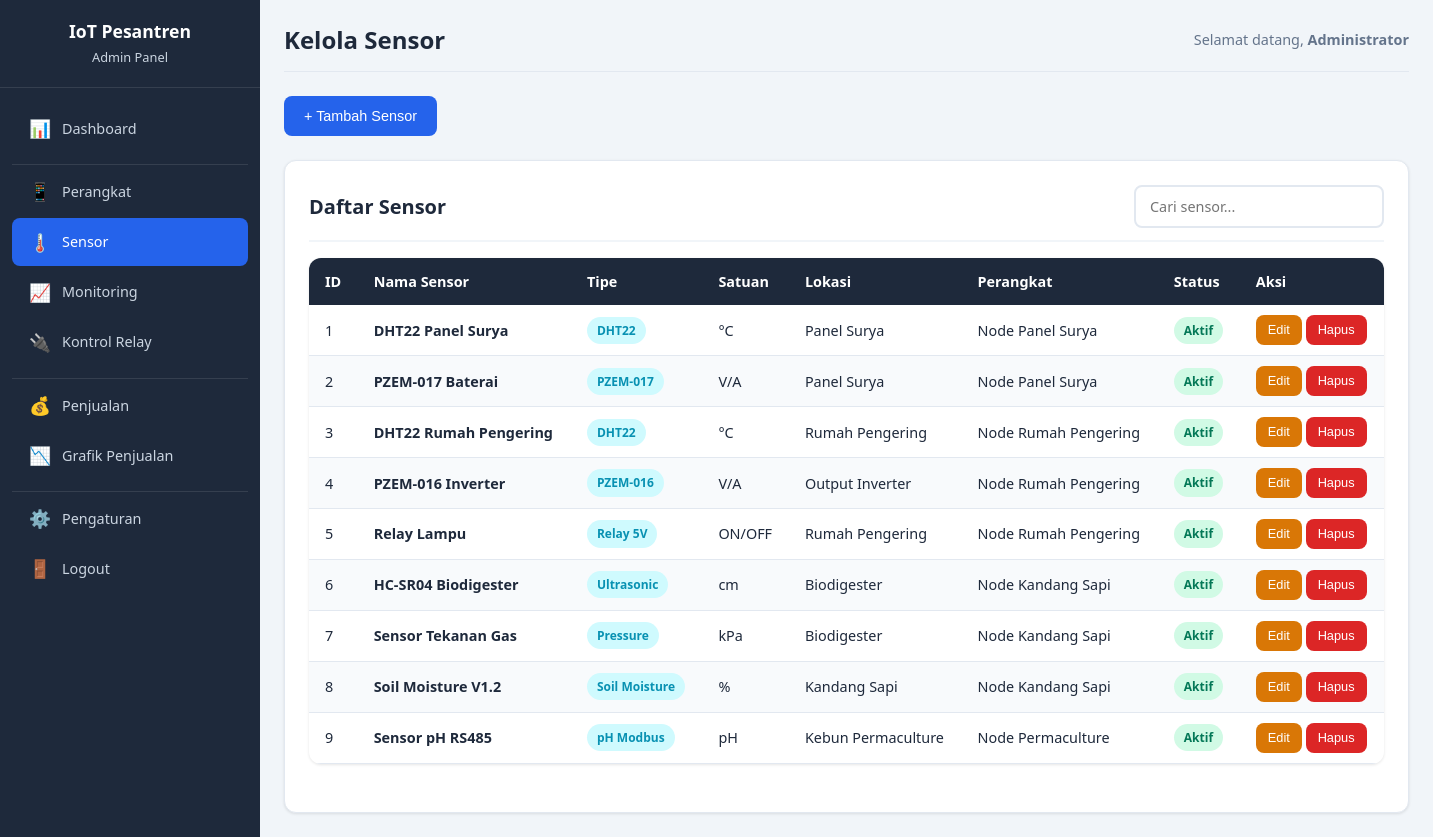
The page /admin/sensors.php (signed in) on the database its author committed.
### tables this page shows
CREATE TABLE IF NOT EXISTS users (
    id INT AUTO_INCREMENT PRIMARY KEY,
    username VARCHAR(50) UNIQUE NOT NULL,
    password VARCHAR(255) NOT NULL,
    full_name VARCHAR(100),
    email VARCHAR(100),
    role ENUM('admin','viewer') DEFAULT 'admin',
    created_at TIMESTAMP DEFAULT CURRENT_TIMESTAMP,
    updated_at TIMESTAMP DEFAULT CURRENT_TIMESTAMP ON UPDATE CURRENT_TIMESTAMP
);

CREATE TABLE IF NOT EXISTS sensors (
    id INT AUTO_INCREMENT PRIMARY KEY,
    sensor_name VARCHAR(100) NOT NULL,
    sensor_type VARCHAR(50) NOT NULL,
    unit VARCHAR(20),
    location VARCHAR(200),
    device_id INT,
    is_active TINYINT(1) DEFAULT 1,
    created_at TIMESTAMP DEFAULT CURRENT_TIMESTAMP,
    FOREIGN KEY (device_id) REFERENCES devices(id) ON DELETE SET NULL
);

CREATE TABLE IF NOT EXISTS devices (
    id INT AUTO_INCREMENT PRIMARY KEY,
    device_name VARCHAR(100) NOT NULL,
    device_type ENUM('gateway','node_solar','node_dryer','node_cattle','node_permaculture') NOT NULL,
    mac_address VARCHAR(17),
    location VARCHAR(200),
    api_key VARCHAR(64) UNIQUE,
    is_active TINYINT(1) DEFAULT 1,
    last_seen TIMESTAMP NULL,
    created_at TIMESTAMP DEFAULT CURRENT_TIMESTAMP,
    updated_at TIMESTAMP DEFAULT CURRENT_TIMESTAMP ON UPDATE CURRENT_TIMESTAMP
);

### config/auth.php (called while the page is built, shortened)
<?php
function isLoggedIn() {
    return isset($_SESSION['user_id']) && !empty($_SESSION['user_id']);
}
function getCurrentUser($conn) {
    $userId = $_SESSION['user_id'];
    $stmt = $conn->prepare("SELECT id, username, full_name, email, role FROM users WHERE id = ?");
    $stmt->bind_param("i", $userId);
    $stmt->execute();
    $result = $stmt->get_result();
    $user = $result->fetch_assoc();
    return $user;
}

### admin/sensors.php (the view, shortened to what this page needs)
<?php
require_once '../config/database.php';
require_once '../config/auth.php';
$user = getCurrentUser($conn);
$sensors = $conn->query("SELECT s.*, d.device_name FROM sensors s LEFT JOIN devices d ON s.device_id = d.id ORDER BY s.id ASC");
?>
<!DOCTYPE html>
<html lang="id">
<head>
    <link rel="stylesheet" href="../assets/css/style.css">
</head>
<body>
    <div class="admin-wrapper">
        <aside class="sidebar">
            <div class="sidebar-header">
                <h2>IoT Pesantren</h2>
                <p>Admin Panel</p>
            </div>
            <ul class="sidebar-nav">
                <li><a href="dashboard.php"><span class="nav-icon">&#128202;</span> Dashboard</a></li>
                <li class="sidebar-divider"></li>
                <li><a href="devices.php"><span class="nav-icon">&#128241;</span> Perangkat</a></li>
                <li><a href="sensors.php" class="active"><span class="nav-icon">&#127777;&#65039;</span> Sensor</a></li>
                <li><a href="monitoring.php"><span class="nav-icon">&#128200;</span> Monitoring</a></li>
                <li><a href="relay_control.php"><span class="nav-icon">&#128268;</span> Kontrol Relay</a></li>
                <li class="sidebar-divider"></li>
                <li><a href="sales.php"><span class="nav-icon">&#128176;</span> Penjualan</a></li>
                <li><a href="sales_chart.php"><span class="nav-icon">&#128201;</span> Grafik Penjualan</a></li>
                <li class="sidebar-divider"></li>
                <li><a href="settings.php"><span class="nav-icon">&#9881;&#65039;</span> Pengaturan</a></li>
                <li><a href="../logout.php"><span class="nav-icon">&#128682;</span> Logout</a></li>
            </ul>
        </aside>
        <main class="admin-content">
            <header class="admin-header">
                <h1 class="page-title">Kelola Sensor</h1>
                <div class="admin-user-info">
                    <span>Selamat datang, <strong><?= htmlspecialchars($user['full_name']) ?></strong></span>
                </div>
            </header>
            <div class="d-flex gap-2 mb-3">
                <button onclick="openModal('addSensorModal')" class="btn btn-primary">+ Tambah Sensor</button>
            </div>
            <div class="card">
                <div class="card-header">
                    <h3>Daftar Sensor</h3>
                    <input type="text" id="searchSensor" data-search-table="sensorTable" class="form-control" style="max-width:250px" placeholder="Cari sensor...">
                </div>
                <div class="table-responsive">
                    <table class="data-table" id="sensorTable">
                        <thead>
                            <tr>
                                <th>ID</th>
                                <th>Nama Sensor</th>
                                <th>Tipe</th>
                                <th>Satuan</th>
                                <th>Lokasi</th>
                                <th>Perangkat</th>
                                <th>Status</th>
                                <th>Aksi</th>
                            </tr>
                        </thead>
                        <tbody>
                            <?php if($sensors && $sensors->num_rows > 0): ?>
                                <?php while($s = $sensors->fetch_assoc()): ?>
                                <tr>
                                    <td><?= $s['id'] ?></td>
                                    <td><strong><?= htmlspecialchars($s['sensor_name']) ?></strong></td>
                                    <td><span class="badge badge-info"><?= htmlspecialchars($s['sensor_type']) ?></span></td>
                                    <td><?= htmlspecialchars($s['unit']) ?></td>
                                    <td><?= htmlspecialchars($s['location']) ?></td>
                                    <td><?= $s['device_name'] ? htmlspecialchars($s['device_name']) : '<em>-</em>' ?></td>
                                    <td>
                                        <?php if($s['is_active']): ?>
                                            <span class="badge badge-success">Aktif</span>
                                        <?php else: ?>
                                            <span class="badge badge-danger">Nonaktif</span>
                                        <?php endif; ?>
                                    </td>
                                    <td>
                                        <button onclick='editSensor(<?= json_encode($s) ?>)' class="btn btn-sm btn-warning">Edit</button>
                                        <form method="POST" style="display:inline" onsubmit="return confirmDelete('Hapus sensor ini?')">
                                            <button type="submit" class="btn btn-sm btn-danger">Hapus</button>
                                        </form>
                                    </td>
                                </tr>
                                <?php endwhile; ?>
                            <?php else: ?>
                                <tr><td colspan="8" class="text-center">Belum ada sensor terdaftar</td></tr>
                            <?php endif; ?>
                        </tbody>
                    </table>
                </div>
            </div>
        </main>
    </div>
</body>
</html>

### rows shown on the page
users: full_name "Administrator"
sensors: id "1", sensor_name "DHT22 Panel Surya", sensor_type "DHT22", unit "°C", location "Panel Surya", device.device_name "Node Panel Surya", is_active "Aktif"
sensors: id "2", sensor_name "PZEM-017 Baterai", sensor_type "PZEM-017", unit "V/A", location "Panel Surya", device.device_name "Node Panel Surya", is_active "Aktif"
sensors: id "3", sensor_name "DHT22 Rumah Pengering", sensor_type "DHT22", unit "°C", location "Rumah Pengering", device.device_name "Node Rumah Pengering", is_active "Aktif"
sensors: id "4", sensor_name "PZEM-016 Inverter", sensor_type "PZEM-016", unit "V/A", location "Output Inverter", device.device_name "Node Rumah Pengering", is_active "Aktif"
sensors: id "5", sensor_name "Relay Lampu", sensor_type "Relay 5V", unit "ON/OFF", location "Rumah Pengering", device.device_name "Node Rumah Pengering", is_active "Aktif"
sensors: id "6", sensor_name "HC-SR04 Biodigester", sensor_type "Ultrasonic", unit "cm", location "Biodigester", device.device_name "Node Kandang Sapi", is_active "Aktif"
sensors: id "7", sensor_name "Sensor Tekanan Gas", sensor_type "Pressure", unit "kPa", location "Biodigester", device.device_name "Node Kandang Sapi", is_active "Aktif"
sensors: id "8", sensor_name "Soil Moisture V1.2", sensor_type "Soil Moisture", unit "%", location "Kandang Sapi", device.device_name "Node Kandang Sapi", is_active "Aktif"
sensors: id "9", sensor_name "Sensor pH RS485", sensor_type "pH Modbus", unit "pH", location "Kebun Permaculture", device.device_name "Node Permaculture", is_active "Aktif"
